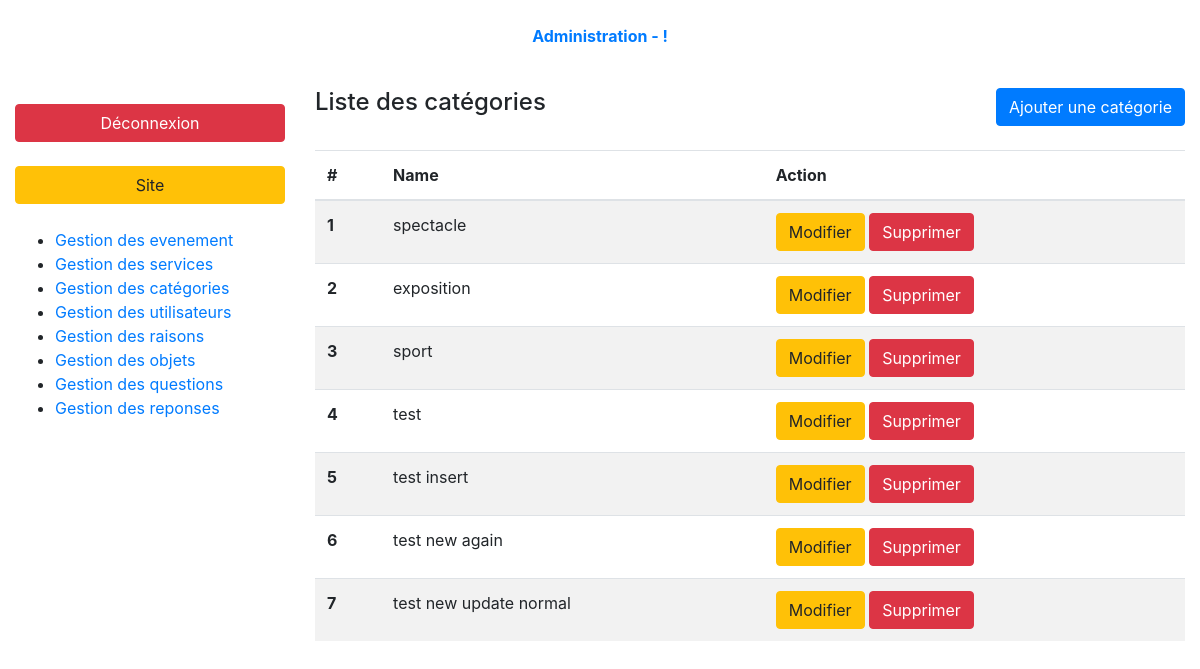
/index.php?page=admin-categories-list (signed in), run on an earlier commit of the app's database.
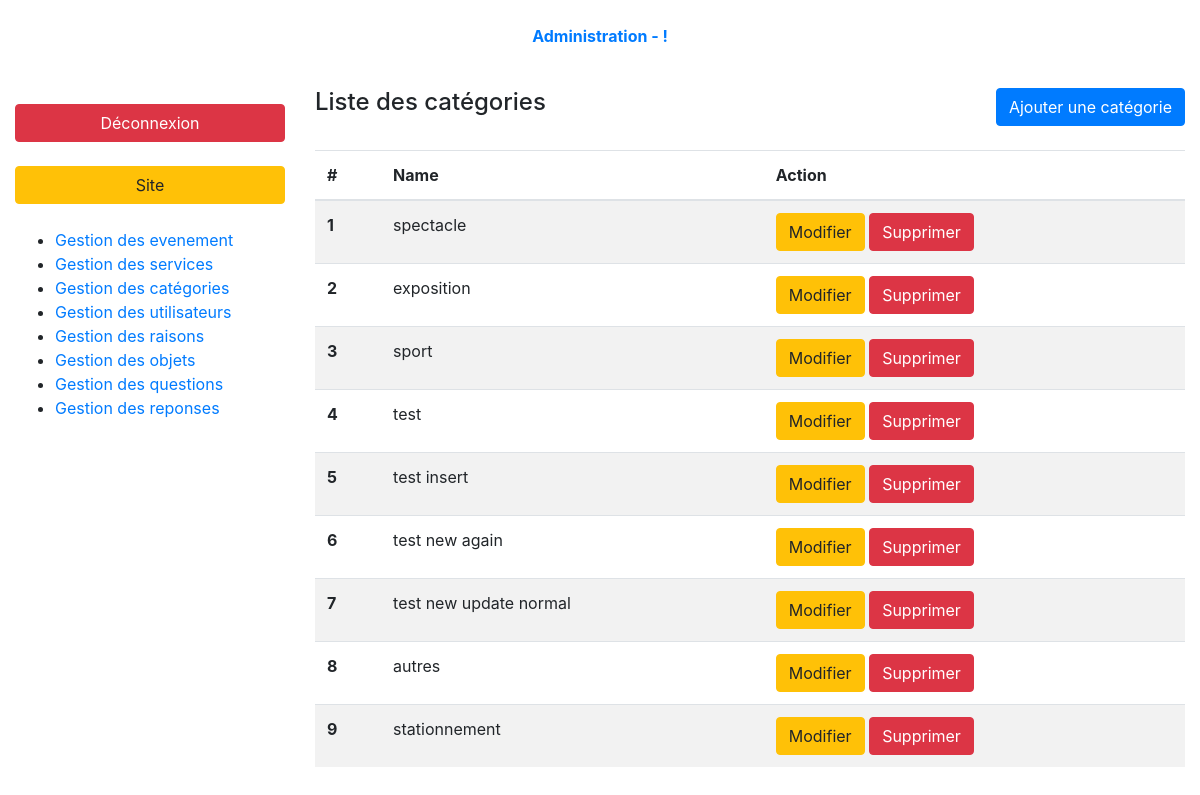
And on a later commit of the database.
### tables this page shows
CREATE TABLE `categories` (
  `id` int(10) UNSIGNED NOT NULL,
  `name` varchar(100) NOT NULL
);

### controller/backend/categories.php (called while the page is built, shortened)
<?php
require_once ('././model/categories.php');
function categoriesList(){
    $categories = getCategoriesList();
    require_once './views/backend/categoriesList.php';
}

### model/categories.php (called while the page is built, shortened)
<?php
    function getCategoriesList()
    {
        $db = dbConnect();
        $query = $db->query('SELECT * FROM categories');
        return $query->fetchAll();
    }

### views/backend/categoriesList.php (the view, shortened to what this page needs)
    <div class="container-fluid">
        <?php require '././partials/backend/header.php'; ?>
        <div class="row my-3 index-content">
            <?php require '././partials/backend/nav.php'; ?>
            <section class="col-9">
                <header class="pb-4 d-flex justify-content-between">
                    <h4>Liste des catégories</h4>
                    <a class="btn btn-primary" href="index.php?page=admin-categories-form">Ajouter une catégorie</a>
                </header>
                <table class="table table-striped">
                    <thead>
                    <tr>
                        <th>#</th>
                        <th>Name</th>
                        <th>Action</th>
                    </tr>
                    </thead>
                    <tbody>
                    <?php foreach($categories as $key => $category): ?>
                        <tr>
                            <th><?= $category['id'];?></th>
                            <td><?= $category['name'];?></td>
                            <td>
                                <a href="index.php?page=admin-categories-form&category-id=<?= $category['id'];?>&action=edit" class="btn btn-warning">Modifier</a>
                                <a onclick="return confirm('Are you sure?')" href="index.php?page=admin-categories-list&category-id=<?= $category['id'];?>&action=delete" class="btn btn-danger">Supprimer</a>
                            </td>
                        </tr>
                    <?php endforeach; ?>
                    </tbody>
                </table>
            </section>
        </div>
    </div>
<?php require 'layout.php'; ?>

What changed in the data, as far as the page shows it:
added categories: id "8", name "autres"
added categories: id "9", name "stationnement"
